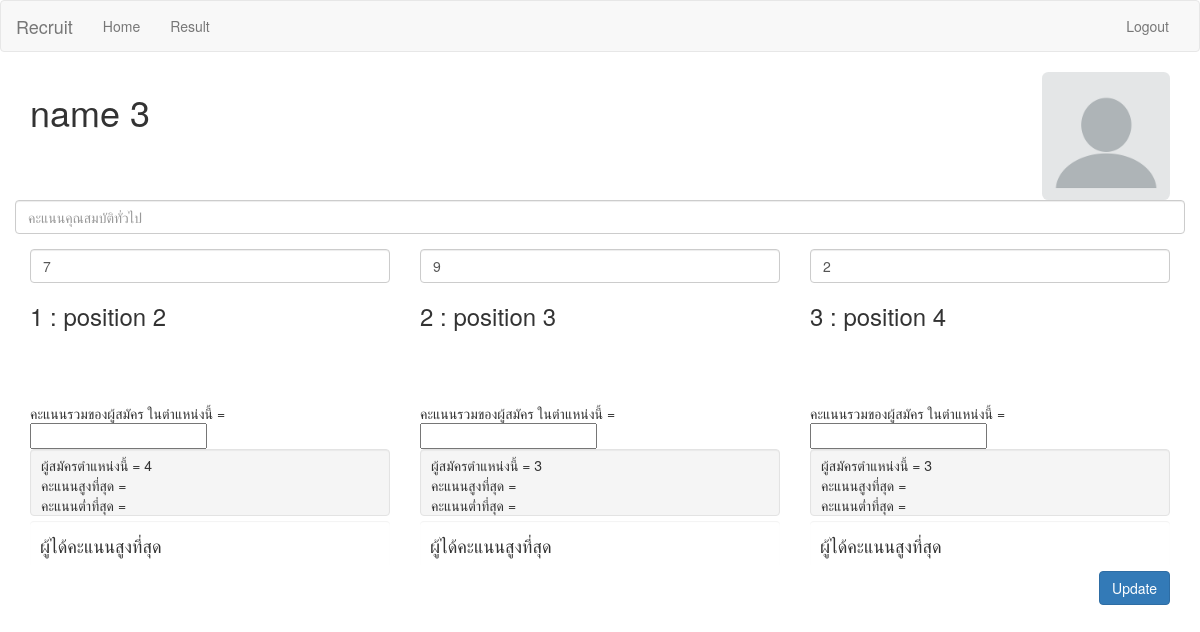
The app's page /score.php?id=3 (signed in), older data.
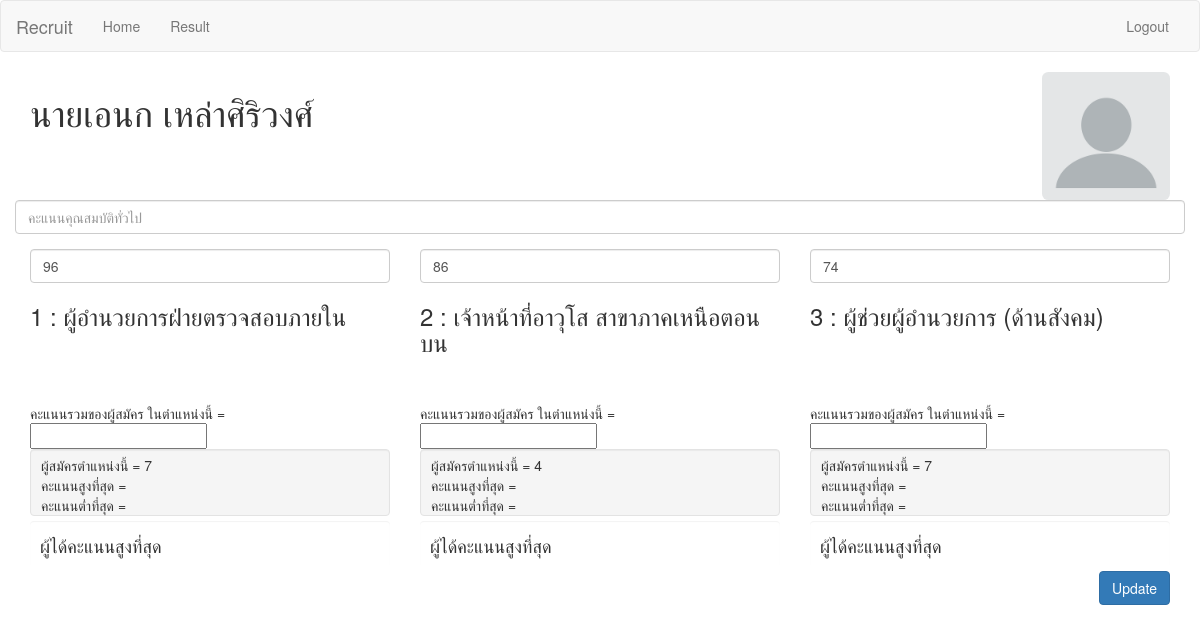
The same page, newer data.
### tables this page shows
CREATE TABLE IF NOT EXISTS `member` (
  `id` int(11) NOT NULL,
  `name` varchar(80) NOT NULL
);

CREATE TABLE IF NOT EXISTS `position_has_member` (
  `position_id` int(11) NOT NULL,
  `member_id` int(11) NOT NULL,
  `order` int(11) NOT NULL,
  `score` float DEFAULT NULL
);

CREATE TABLE IF NOT EXISTS `position` (
  `id` int(11) NOT NULL,
  `title` varchar(255) DEFAULT NULL,
  `total` int(11) DEFAULT NULL
);

### inc/utils.php (called while the page is built, shortened)
<?php
function db_query_result($sql){
  global $conn,$debug;
  if($result = mysqli_query($conn, $sql)){
    if(mysqli_num_rows($result) > 0){
      return $result;
    } else {
      return null;
    }
  } else {
    return null;
  }
}
function getTotalNumByPosId($pos_id){
  $sql="SELECT count(*) as total FROM `position_has_member` WHERE `position_id` = ".$pos_id;
  $result=db_query_result($sql);
  if ($result!=null) {
    while($row = mysqli_fetch_array($result)){
        return $row['total'];
    }
  } else {
    return "0";
  }
}
function getPositionNameById($id) {
  $sql="SELECT title FROM position WHERE id=".$id." LIMIT 1";
  $result=db_query_result($sql);
  if ($result!=null) {
    while($row = mysqli_fetch_array($result)){
        return $row['title'];
    }
  } else {
    return "?";
  }
}
function getImageProfile($id) {
  $result=file_exists("img/".$id.".png");
  if ($result==false) {
    $file="0.png";
    return $file;
  } else {
    $file=$id.".png";
    return $file;
  }
}
  ?>
  <?
function getMemberPosById($memid){
    $sql="SELECT member.id,position_has_member.position_id,position.title,position_has_member.order,position_has_member.score,position_has_member.base,position_has_member.total
              FROM member,position,position_has_member
              WHERE member.id=position_has_member.member_id
              AND member.id=position_has_member.member_id
              AND position.id=position_has_member.position_id
              AND member.id=".$memid."
              ORDER BY position_has_member.order ASC";
    return db_query_result($sql);
}
function getMemberById($id){
  $sql="SELECT * FROM member WHERE id=".$id." LIMIT 1";
  return db_query_result($sql);
}
      ?>

### inc/config.php (called while the page is built, shortened)
<?php
$debug=false;

### score.php (the view, shortened to what this page needs)
<?php
include "inc/config.php";
include "inc/utils.php";
include "inc/header.php";
$result=getMemberById($_GET["id"]);
if ($result!=null) {
    while($row = mysqli_fetch_array($result)){
      $result_pos=getMemberPosById($_GET["id"]);
?>
<form method="get" action="score.php">
<div class="row">
  <div class="col-sm-12 col-md-12 col-lg-12">
    <div class="profile image">
      <img width="128px" class="img-circle profile" src="img/<?=getImageProfile($_GET["id"]);?>">
    </div>
    <div class="profile name">
      <h1><?=$row['name'];?></h1>
    </div>
  </div>
</div>
<div class="row">
<?php
      $i=1;
      while($row_pos = mysqli_fetch_array($result_pos)){
        if ($i==1) {
?>
<div class="form-group">
  <input type="number" class="form-control" id="score_0" placeholder="คะแนนคุณสมบัติทั่วไป" name="score_0" value="<?=$row_pos['base'];?>" min="0" max="35" step="1" required>
</div>
<?
        }
?>
<div class="col-sm-3 col-md-4 col-lg-4">
  <div class="rank">
    <div class="form-group">
      <input type="number" class="form-control" id="score_<?=$i;?>" placeholder="คะแนนของตำแหน่งที่เลือก <?=$i;?>" name="score_<?=$i;?>" value="<?=$row_pos['score'];?>" min="0" max="65" step="1" required>
    </div>
  </div>
  <div class="">
    <div class="position-title">
      <h3><?=$i;?> : <?=getPositionNameById($row_pos['position_id']);?></h3>
    </div>
    <div class="rank">
      คะแนนรวมของผู้สมัคร ในตำแหน่งนี้ =
      <input type="number" id="total_<?=$i;?>" name="total_<?=$i;?>" value="<?=$row_pos['total'];?>" readonly>
      <div class="well">
        <div class="row">ผู้สมัครตำแหน่งนี้ = <?=getTotalNumByPosId($row_pos['position_id']); ?></div>
        <div class="row">คะแนนสูงที่สุด = <?=getMaxScoreByPosId($row_pos['position_id']); ?></div>
        <div class="row">คะแนนต่ำที่สุด = <?=getMinScoreByPosId($row_pos['position_id']); ?></div>
      </div>
      <div class="well candidate">
        <div class="row">
          <h4>ผู้ได้คะแนนสูงที่สุด</h4>
        </div>
        </div>
      </div>
    </div>
  </div>
  <?php
            $i++;
        }
  ?>
</div>
<button type="submit" class="btn btn-default btn-primary pull-right" name="submit">Update</button>
</form>
<?php
      }
    }
?>

### inc/header.php (shortened to what this page needs)
<!DOCTYPE html>
<html lang="en">
  <head>
    <link rel="stylesheet" href="style/font-awesome.min.css">
    <link rel="stylesheet" href="style/style.css">
    <link rel="stylesheet" type="text/css" href="style/jquery.dataTables.css">
  </head>
  <body>
    <nav class="navbar navbar-default" role="navigation">
      <div class="container-fluid">
        <div class="navbar-header">
          <a class="navbar-brand" href="index.php">Recruit</a>
        </div>
        <div class="collapse navbar-collapse" id="navbar">
          <ul class="nav navbar-nav">
            <li ><a href="index.php">Home</a></li>
            <?php
                if (isset($_SESSION['id'])) {
            ?>
            <li ><a href="result.php">Result</a></li>
            <?php
                }
             ?>
          </ul>
          <ul class="nav navbar-nav navbar-right">
            <?php
                if (isset($_SESSION['id'])) {
            ?>
            <li><a href="logout.php"> Logout</a></li>
            <?
                } else {
             ?>
            <li><a href="login.php"> Login</a></li>
            <?  }  ?>
          </ul>
        </div>
      </div>
    </nav>
    <div class="container">

Row changes from the older to the newer data that the page shows:
removed position_has_member: score_1 "7", position.title "position 2", position_id "4"
removed position_has_member: score_2 "9", position.title "position 3", position "3"
removed position_has_member: score_3 "2", position.title "position 4", position_id "3"
changed member: name "name 3" → "นายเอนก เหล่าศิริวงศ์"
added position_has_member: score_1 "96", position.title "ผู้อำนวยการฝ่ายตรวจสอบภายใน", position_id "7"
added position_has_member: score_2 "86", position.title "เจ้าหน้าที่อาวุโส สาขาภาคเหนือตอนบน", position_id "4"
added position_has_member: score_3 "74", position.title "ผู้ช่วยผู้อำนวยการ (ด้านสังคม)", position_id "7"
